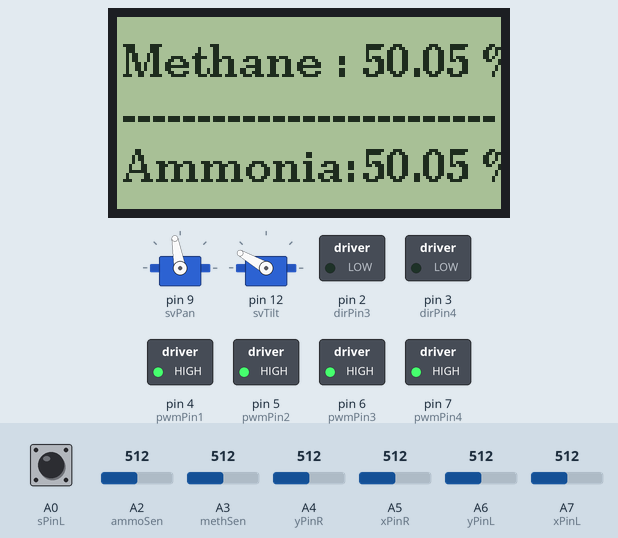
This sketch was run on a simulated Arduino Nano, built with avr-gcc and run on an emulated ATmega328P. On the bench: 128×64 one-colour display, 2 × servo, switched loads named in the sketch (green lamp = pin HIGH). Dashed ring = blinking. Inputs (shaded band) come from the test bench; at power-on: A4 (yPinR) = 512, A6 (yPinL) = 512, A3 (methSen) = 512, A2 (ammoSen) = 512, A5 (xPinR) = 512, A0 (sPinL) HIGH, A7 (xPinL) = 512. Pins used as bus, display or sensor lines are not drawn.

Above: at 1.2 s.
1.3 s: A4 (yPinR) set to 493
At 1.6 s:
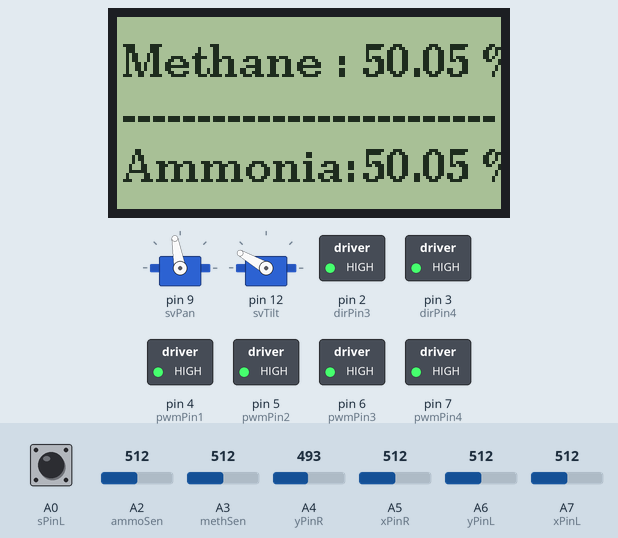
3.8 s: A6 (yPinL) set to 992
At 4.55 s:
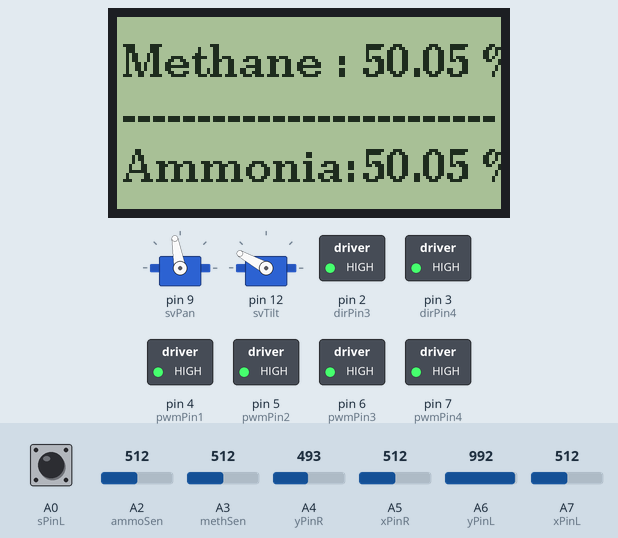
6.8 s: A3 (methSen) set to 480
At 7.15 s:
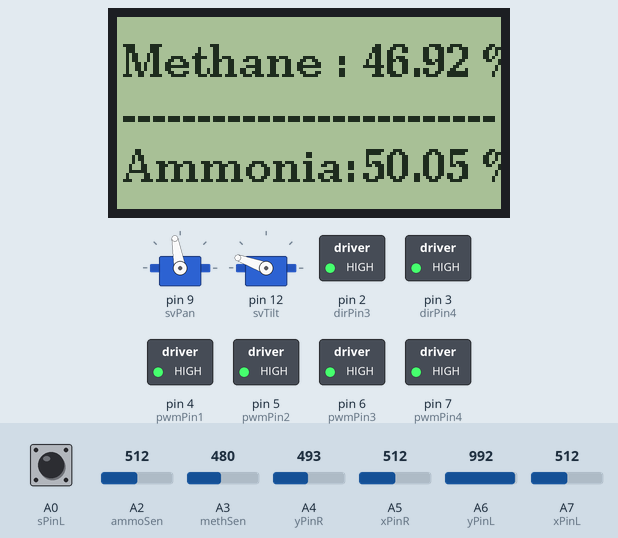
8.9 s: A2 (ammoSen) set to 480
At 9.13 s:
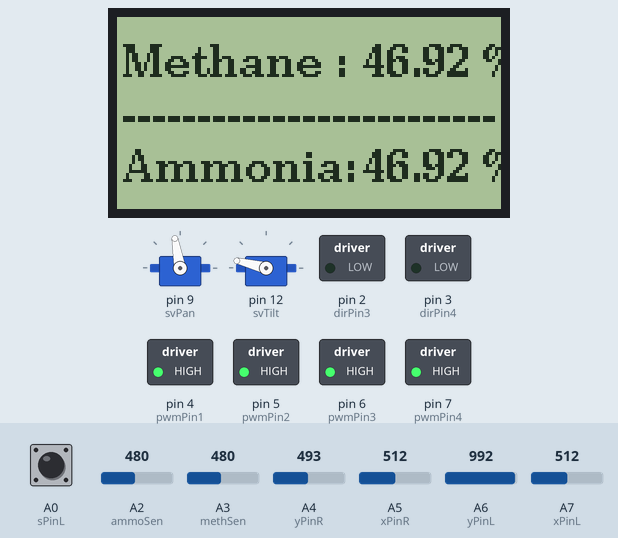
11.9 s: A5 (xPinR) set to 488
At 13.5 s:
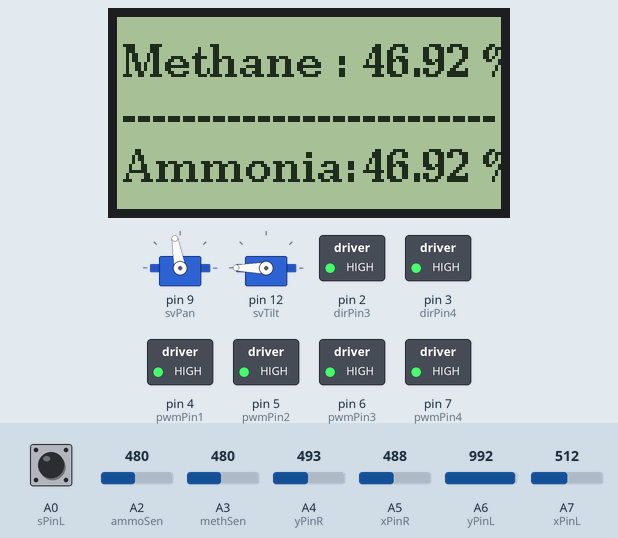
14.4 s: A4 (yPinR) set to 910
At 15.7 s:
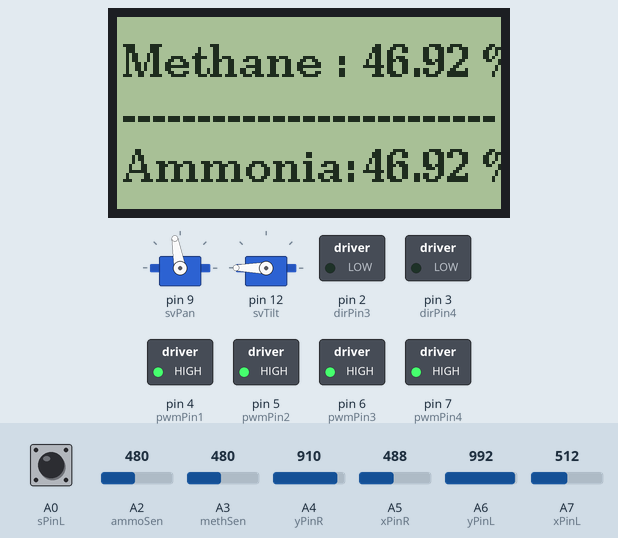
Timing chart, 0 to 17.0 s (numbered marks = the images above; inputs shaded):
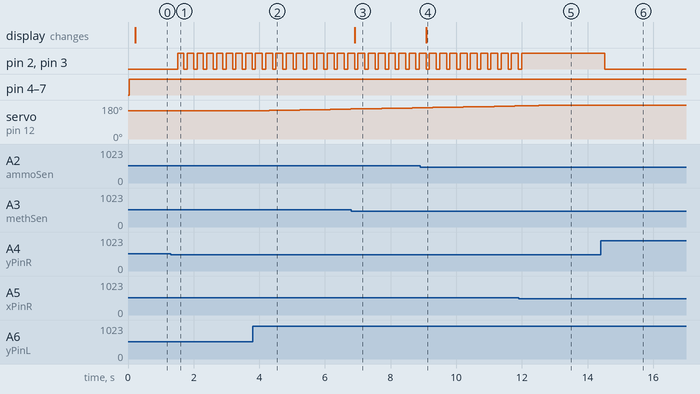

Measured:
- the behaviour switches between 506 and 505 on A4 (yPinR) (found by bisection; images 0 and 1)
- the behaviour switches between 505 and 504 on A5 (xPinR) (found by bisection; images 4 and 5)
- after the input at 1.3 s, pin 2 (dirPin3), pin 3 (dirPin4): alternates HIGH for 0.20 s and LOW for 0.10 s, starting after 0.21 s
- after the input at 3.8 s, servo on pin 12 (svTilt): moves from 150° to 159° over 2.5 s, starting after 0.50 s
- after the input at 6.8 s, the display: changes after 0.10 s (image 3)
- after the input at 8.9 s, the display: changes after 0.18 s (image 4)
- after the input at 11.9 s, pin 2 (dirPin3), pin 3 (dirPin4): goes on until 12.0 s, then stays HIGH
- after the input at 14.4 s, pin 2 (dirPin3), pin 3 (dirPin4): HIGH → LOW after 0.13 s

The sketch:

sewerBot.ino
```cpp
#include <Servo.h>
#include <U8g2lib.h>
#include <SPI.h>

#define sPinL A0

#define hsulSen A1 //hydrogen sulphide
#define ammoSen A2 //ammonia
#define methSen A3 //methane

#define yPinR A4
#define xPinR A5

#define yPinL A6
#define xPinL A7

#define svPan 9
#define svTilt 12

#define dirPin1 0
#define dirPin2 1
#define dirPin3 2
#define dirPin4 3

#define pwmPin1 4
#define pwmPin2 5
#define pwmPin3 6
#define pwmPin4 7

int xValL = 0; //For Servo
int yValL = 0;
int sValL = 0;

int xValR = 0; //For Motors
int yValR = 0;
int sValR = 0;

byte pwmVal = 255;

int methVal = 0;
float methConc = 0.0;

int ammoVal = 0;
float ammoConc = 0.0;

byte dtServo = 15;
byte dtMotor = 100;


Servo servoPan;
Servo servoTilt;

byte posPan = 100; //xVal Map
byte posTilt = 150; //yVal Map

U8G2_ST7920_128X64_F_SW_SPI u8g2(U8G2_R0, /* clock=*/ 13, /* data=*/ 11, /* CS=*/ 10, /* reset=*/ 8);

void setup()
{
  Serial.begin(115200);

  u8g2.begin();

  pinMode(xPinL, INPUT);
  pinMode(yPinL, INPUT);
  pinMode(sPinL, INPUT_PULLUP);

  pinMode(xPinR, INPUT);
  pinMode(yPinR, INPUT);

  pinMode(methSen, INPUT);
  pinMode(ammoSen, INPUT);

  servoPan.attach(svPan);
  servoTilt.attach(svTilt);
  servoPan.write(posPan);
  servoTilt.write(posTilt);

  pinMode(dirPin1,OUTPUT);
  pinMode(dirPin2,OUTPUT);
  pinMode(dirPin3,OUTPUT);
  pinMode(dirPin4,OUTPUT);

  pinMode(pwmPin1,OUTPUT);
  pinMode(pwmPin2,OUTPUT);
  pinMode(pwmPin3,OUTPUT);
  pinMode(pwmPin4,OUTPUT);
}

void loop()
{
  motorDrive();
  servoBracket();
  concDisplay();
}
```

concDisplay.ino
```cpp
void concDisplay()
{
  u8g2.clearBuffer();

  u8g2.setFont(u8g2_font_ncenB10_tr);
  methVal = analogRead(methSen);
  methConc = float((methVal/1023.0)*100);
  u8g2.setCursor(2, 20);
  u8g2.print("Methane : ");
  u8g2.setCursor(82, 20);
  u8g2.print(String(methConc));
  u8g2.print(" %");

  u8g2.setCursor(2, 38);
  u8g2.print("-------------------------");

  u8g2.setFont(u8g2_font_ncenB10_tr);
  ammoVal = analogRead(ammoSen);
  ammoConc = float((ammoVal/1023.0)*100);
  u8g2.setCursor(2, 55);
  u8g2.print("Ammonia:");
  u8g2.setCursor(82, 55);
  u8g2.print(String(ammoConc));
  u8g2.print(" %");

  u8g2.sendBuffer();
}
```

motorDrive.ino
```cpp
void motorDrive()
{
  //For Motor Drive
  xValR = analogRead(xPinR);
  yValR = analogRead(yPinR);

//  Serial.println(xValR);
//  Serial.println(yValR);
//  Serial.println();

  if(xValR <= 485)
  {
    digitalWrite(dirPin1,HIGH);   //Forward
    digitalWrite(dirPin2,HIGH);
    digitalWrite(dirPin3,HIGH);
    digitalWrite(dirPin4,HIGH);

    analogWrite(pwmPin1, pwmVal);
    analogWrite(pwmPin2, pwmVal);
    analogWrite(pwmPin3, pwmVal);
    analogWrite(pwmPin4, pwmVal);
    delay(dtMotor);
  }

  if(xValR >= 505)
  {
    digitalWrite(dirPin1,LOW);   //Backward
    digitalWrite(dirPin2,LOW);
    digitalWrite(dirPin3,LOW);
    digitalWrite(dirPin4,LOW);

    analogWrite(pwmPin1, pwmVal);
    analogWrite(pwmPin2, pwmVal);
    analogWrite(pwmPin3, pwmVal);
    analogWrite(pwmPin4, pwmVal);
    delay(dtMotor);
  }

  if(yValR <= 505) //Left Turn
  {
    digitalWrite(dirPin1,LOW);   //Backward
    digitalWrite(dirPin2,LOW);
    digitalWrite(dirPin3,HIGH);  //Forward
    digitalWrite(dirPin4,HIGH);

    analogWrite(pwmPin1, pwmVal);
    analogWrite(pwmPin2, pwmVal);
    analogWrite(pwmPin3, pwmVal);
    analogWrite(pwmPin4, pwmVal);
    delay(dtMotor);
  }

  if(yValR >= 525) //Right Turn
  {
    digitalWrite(dirPin1,HIGH);   //Forward
    digitalWrite(dirPin2,HIGH);
    digitalWrite(dirPin3,LOW);    //Backward
    digitalWrite(dirPin4,LOW);

    analogWrite(pwmPin1, pwmVal);
    analogWrite(pwmPin2, pwmVal);
    analogWrite(pwmPin3, pwmVal);
    analogWrite(pwmPin4, pwmVal);
    delay(dtMotor);
  }

  if(xValR>=490 && xValR<=510 && yValR<=525 && yValR>=505)
  {
    analogWrite(pwmPin1, 0);
    analogWrite(pwmPin2, 0);
    analogWrite(pwmPin3, 0);
    analogWrite(pwmPin4, 0);
    delay(dtMotor);
  }
}
```

servoBracket.ino
```cpp
void servoBracket()
{
  //For Servo Bracket
  xValL = analogRead(xPinL);
  yValL = analogRead(yPinL);
  sValL = digitalRead(sPinL);
//  Serial.println(xValL);
//  Serial.println(yValL);
//  Serial.println();;

  if(xValL <= 10)
  {
    servoPan.write(posPan);
    delay(dtServo);
    if(posPan > 0)
    {
      posPan = posPan - 1;
    }
  }

  if(xValL >= 900)
  {
    servoPan.write(posPan);
    delay(dtServo);
    if(posPan < 180)
    {
      posPan = posPan + 1;
    }
  }

  if(yValL <= 10)
  {
    servoTilt.write(posTilt);
    delay(dtServo);
    if(posTilt > 0)
    {
      posTilt = posTilt - 1;
    }
  }

  if(yValL >= 900)
  {
    servoTilt.write(posTilt);
    delay(dtServo);
    if(posTilt < 180)
    {
      posTilt = posTilt + 1;
    }
  }

  if(sValL == 0)
  {
    posPan = 100;
    posTilt = 150;
    servoPan.write(posPan);
    servoTilt.write(posTilt);
  }
}
```
